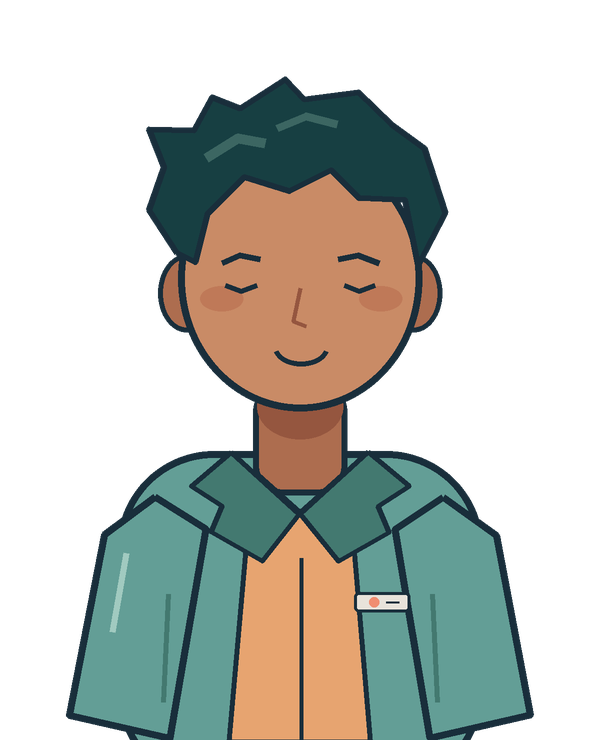
#> input picture assets/presenters/atlas-blink.png, 600 x 740 px
$ python -i import-personal-cast.py   (imports and definitions only)
#> lines starting #> are read from the running program, lines starting #| are printed output that depends on the picture; after the words box and inside, x2 and y2 are one past the last pixel; in counts of white or black regions, pixels touching at a corner belong together
#> further down, picture is the input picture: PIL image 600x740 RGBA; mean R, G, B, A 51.1, 54.1, 47.4, 111.8
#!/usr/bin/env python3
"""Import explicitly supplied local still artwork into the ignored personal cast.

No files are downloaded, and no voice references, credentials, or profile
configuration are read. A still remains a still: no mouth poses are fabricated.
"""
import argparse
from datetime import datetime, timezone
import json
from pathlib import Path
import sys

from PIL import Image, ImageChops, ImageDraw, ImageOps

ROOT = Path(__file__).resolve().parents[1]
DEST = ROOT / 'assets' / 'presenters' / 'personal'


def remove_edge_black(image):
    """Remove only near-black regions connected to image corners, preserving detail."""
    red, green, blue = image.convert('RGB').split()
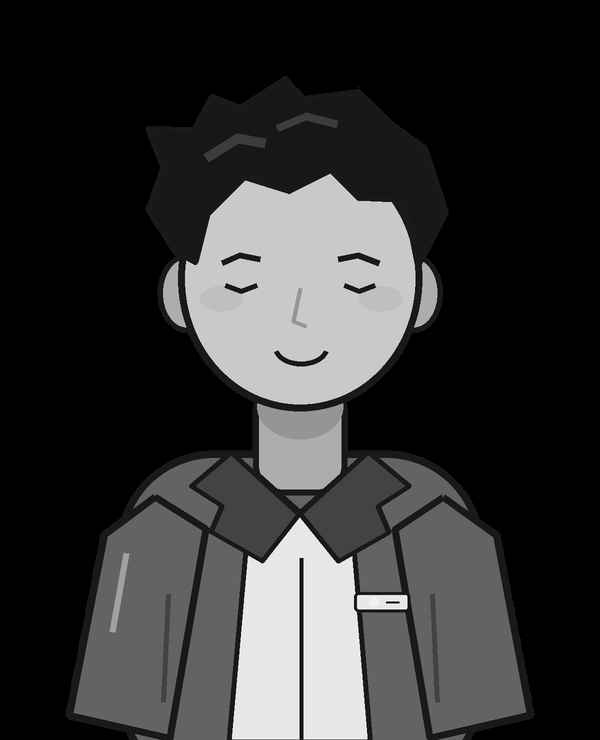
#> red: PIL image 600x740 L; min 0, max 255, mean 51.1
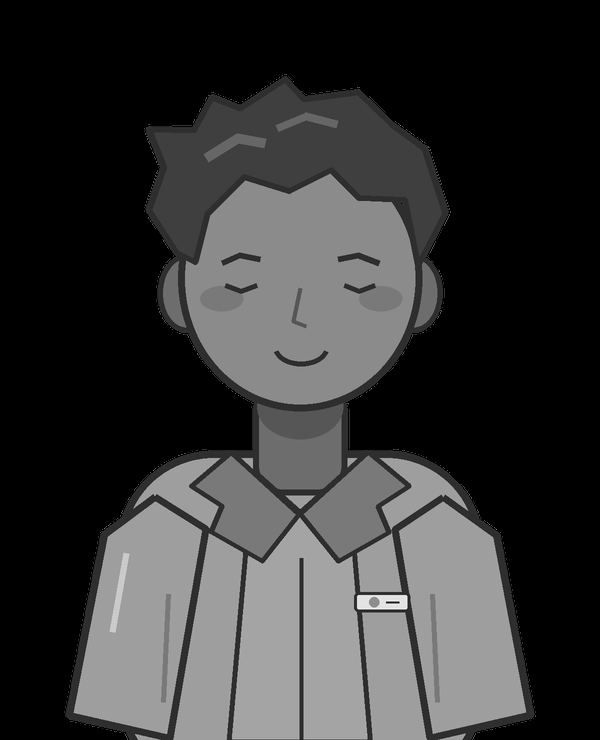
#> green: PIL image 600x740 L; min 0, max 249, mean 54.1
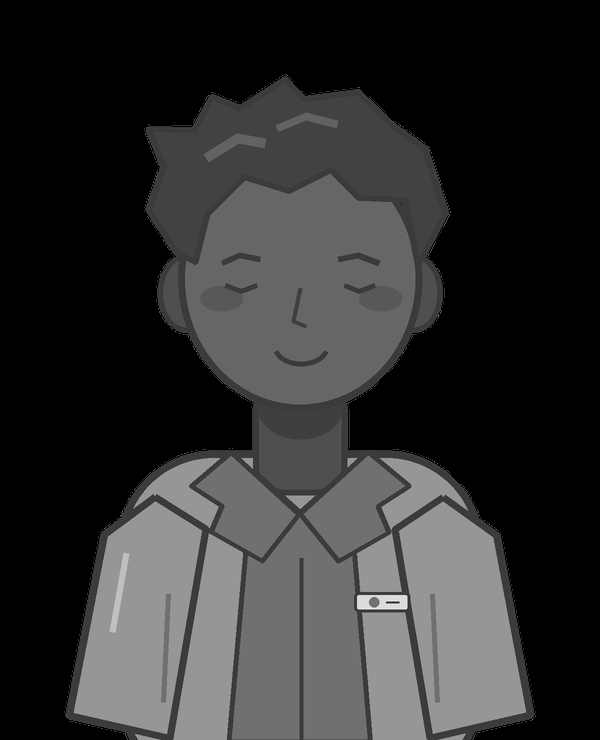
#> blue: PIL image 600x740 L; min 0, max 241, mean 47.4
    maximum = ImageChops.lighter(ImageChops.lighter(red, green), blue)
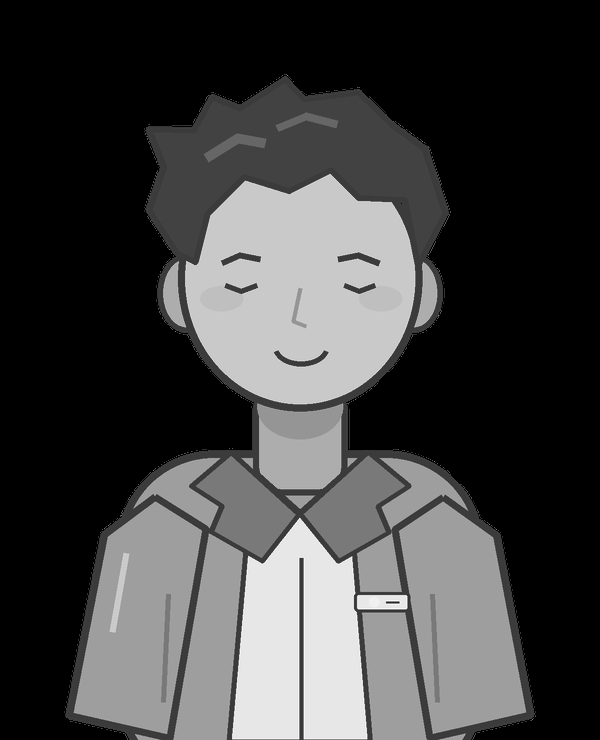
#> maximum: PIL image 600x740 L; min 0, max 255, mean 65.1
    mask = maximum.point(lambda value: 255 if value <= 20 else 0)
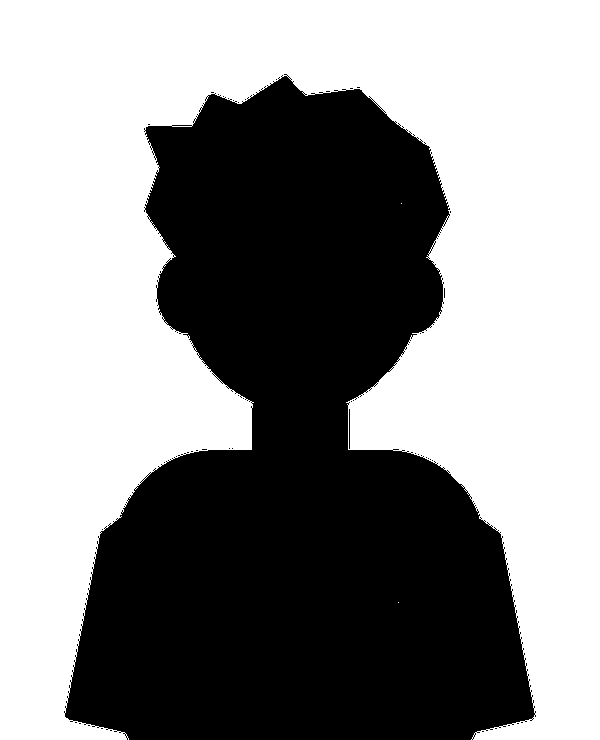
#> mask: PIL image 600x740 L; 55.7% white; 48 black regions (46 under 20 px), largest, box (x1, y1, x2, y2) and area: (64, 74, 536, 740) 196780, (349, 409, 350, 449) 40
    for corner in ((0, 0), (image.width-1, 0), (0, image.height-1), (image.width-1, image.height-1)):
        if mask.getpixel(corner) == 255:
            ImageDraw.floodfill(mask, corner, 128)
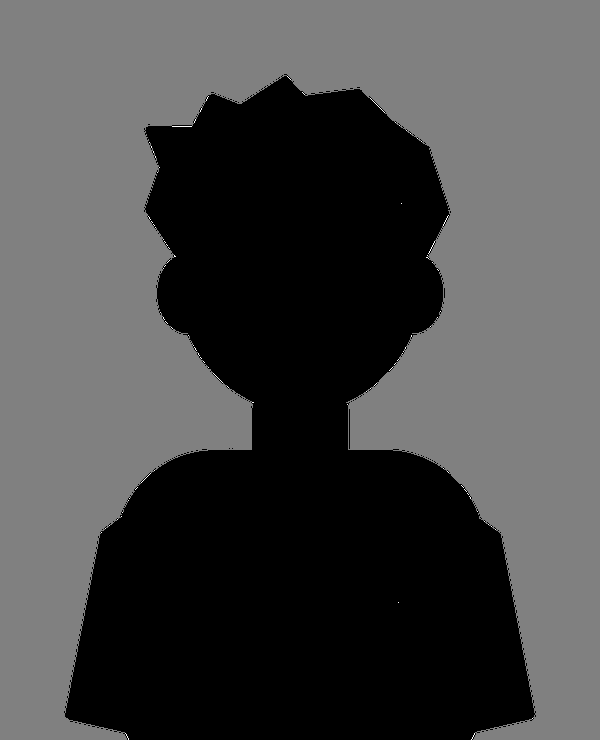
#> mask: PIL image 600x740 L; min 0, max 255, mean 71.3
    alpha = mask.point(lambda value: 0 if value == 128 else 255)
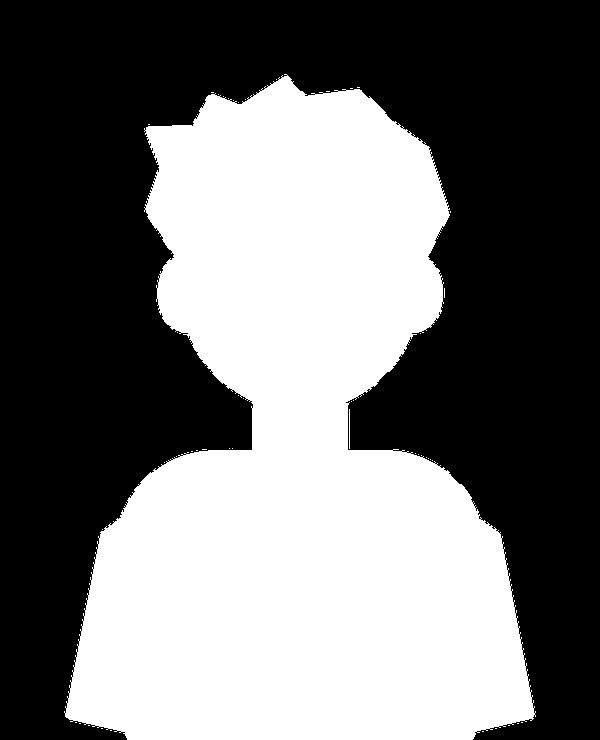
#> alpha: PIL image 600x740 L; 44.4% white; 48 white regions (46 under 20 px), largest, box (x1, y1, x2, y2) and area: (64, 74, 536, 740) 197024, (349, 409, 350, 449) 40
    image.putalpha(ImageChops.darker(image.getchannel('A'), alpha))
    return image


def main(argv=None):
    parser = argparse.ArgumentParser(description=__doc__)
    for name in ('ryusui', 'senku', 'sai'):
        parser.add_argument('--'+name, type=Path, help=f'Local {name.title()} PNG artwork')
    parser.add_argument('--remove-black-background', action='store_true',
                        help='Remove corner-connected near-black backgrounds from opaque source images')
    parser.add_argument('--overwrite', action='store_true', help='Replace an existing imported idle PNG')
    args = parser.parse_args(argv)
    supplied = [(name, getattr(args, name)) for name in ('ryusui', 'senku', 'sai') if getattr(args, name)]
    if not supplied:
        parser.error('Supply at least one local PNG with --ryusui, --senku, or --sai.')
    DEST.mkdir(parents=True, exist_ok=True)
    manifest_path = DEST / 'cast.json'
    manifest = json.loads(manifest_path.read_text()) if manifest_path.is_file() else {'schema_version': 1, 'characters': {}}
    for name, source in supplied:
        destination = DEST / f'{name}-idle.png'
        if destination.exists() and not args.overwrite:
            raise ValueError(f'{name.title()} is already installed; use --overwrite to replace it.')
        with Image.open(source) as original:
            if original.format != 'PNG':
                raise ValueError(f'{source.name} must be a PNG file.')
            if original.width * original.height > 20000000:
                raise ValueError(f'{source.name} exceeds the 20 megapixel source limit.')
            original.load()
            opaque = 'A' not in original.getbands() or original.getchannel('A').getextrema() == (255, 255)
            image = original.convert('RGBA')
        removed = bool(args.remove_black_background and opaque)
        if removed:
            image = remove_edge_black(image)
        image = ImageOps.contain(image, (1600, 1800), Image.Resampling.LANCZOS)
        image.save(destination, optimize=True)
        manifest['characters'][name] = {'source_filename': source.name,
                                       'imported_at': datetime.now(timezone.utc).isoformat(),
                                       'animation': 'audio-reactive-still', 'expressions': ['idle'],
                                       'width': image.width, 'height': image.height,
                                       'edge_black_background_removed': removed}
        print(f'Imported {name.title()}: original still artwork, audio-driven bob and waveform; no mouth poses.')
    manifest_path.write_text(json.dumps(manifest, indent=2)+'\n', encoding='utf-8')
    print('Personal images and metadata remain ignored by Git.')
    return 0


# [6 lines not run here, left out]

>>> from PIL import Image
>>> picture = Image.open('../assets/presenters/atlas-blink.png')
>>> result = remove_edge_black(picture)
